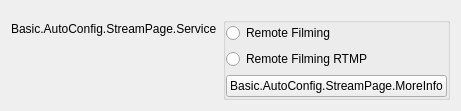
          <widget class="QFrame" name="widget_5">
           <property name="sizePolicy">
            <sizepolicy hsizetype="Preferred" vsizetype="Maximum">
             <horstretch>0</horstretch>
             <verstretch>0</verstretch>
            </sizepolicy>
           </property>
           <layout class="QFormLayout" name="topStreamLayout">
            <property name="fieldGrowthPolicy">
             <enum>QFormLayout::AllNonFixedFieldsGrow</enum>
            </property>
            <property name="labelAlignment">
             <set>Qt::AlignRight|Qt::AlignTrailing|Qt::AlignVCenter</set>
            </property>
            <item row="3" column="0">
             <widget class="QLabel" name="serviceLabel">
              <property name="text">
               <string>Basic.AutoConfig.StreamPage.Service</string>
              </property>
              <property name="buddy">
               <cstring>service</cstring>
              </property>
             </widget>
            </item>
            <item row="3" column="1">
             <widget class="QGroupBox" name="serviceGroupBox">
              <layout class="QVBoxLayout" name="serviceWidgetLayout" stretch="0,0">
               <property name="leftMargin">
                <number>0</number>
               </property>
               <property name="topMargin">
                <number>0</number>
               </property>
               <property name="rightMargin">
                <number>0</number>
               </property>
               <property name="bottomMargin">
                <number>0</number>
               </property>
               <item>
                <widget class="QRadioButton" name="millicastWebrtcRadioButton">
                 <property name="text">
                  <string>Remote Filming</string>
                 </property>
                 <attribute name="buttonGroup">
                  <string notr="true">serviceButtonGroup</string>
                 </attribute>
                </widget>
               </item>
               <item>
                <widget class="QRadioButton" name="millicastRtmpRadioButton">
                 <property name="text">
                  <string>Remote Filming RTMP</string>
                 </property>
                 <attribute name="buttonGroup">
                  <string notr="true">serviceButtonGroup</string>
                 </attribute>
                </widget>
               </item>
               <item>
                <widget class="UrlPushButton" name="moreInfoButton">
                 <property name="sizePolicy">
                  <sizepolicy hsizetype="Maximum" vsizetype="Fixed">
                   <horstretch>0</horstretch>
                   <verstretch>0</verstretch>
                  </sizepolicy>
                 </property>
                 <property name="text">
                  <string>Basic.AutoConfig.StreamPage.MoreInfo</string>
                 </property>
                </widget>
               </item>
              </layout>
             </widget>
            </item>
            <item row="1" column="0">
             <spacer name="horizontalSpacer_17">
              <property name="orientation">
               <enum>Qt::Horizontal</enum>
              </property>
              <property name="sizeHint" stdset="0">
               <size>
                <width>170</width>
                <height>0</height>
               </size>
              </property>
             </spacer>
            </item>
           </layout>
          </widget>
